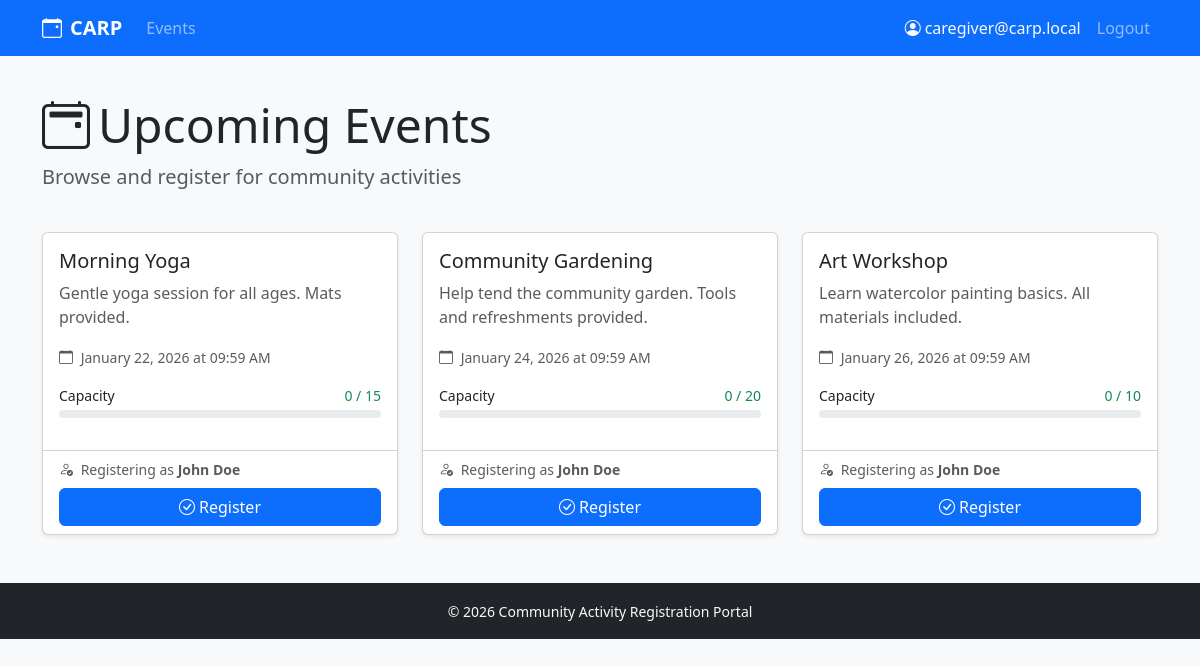
The app's page / (signed in) with its own data.
### app/models.py (models this page shows, shortened)
class User(UserMixin, db.Model):
    __tablename__ = 'user'
    id: int = db.Column(db.Integer, primary_key=True)
    email: str = db.Column(db.String(120), unique=True, nullable=False, index=True)
    password_hash: str = db.Column(db.String(128), nullable=False)
    role: str = db.Column(db.String(20), default='caregiver', nullable=False)
    participants = db.relationship('Participant', back_populates='user', lazy='dynamic')
    def is_admin(self) -> bool:
        return self.role == 'admin'

class Event(db.Model):
    __tablename__ = 'event'
    id: int = db.Column(db.Integer, primary_key=True)
    title: str = db.Column(db.String(100), nullable=False)
    description: Optional[str] = db.Column(db.Text, nullable=True)
    max_capacity: int = db.Column(db.Integer, default=20, nullable=False)
    start_time: datetime = db.Column(db.DateTime, nullable=False)
    registrations = db.relationship('Registration', back_populates='event', lazy='dynamic')

class Participant(db.Model):
    __tablename__ = 'participant'
    id: int = db.Column(db.Integer, primary_key=True)
    nric: str = db.Column(db.String(20), unique=True, nullable=False, index=True)
    full_name: str = db.Column(db.String(100), nullable=False)
    user_id: Optional[int] = db.Column(db.Integer, db.ForeignKey('user.id'), nullable=True)
    user = db.relationship('User', back_populates='participants')
    registrations = db.relationship('Registration', back_populates='participant', lazy='dynamic')

### app/routes.py (the view)
@main_bp.route('/')
def index():
    events_data = get_all_events_with_counts()
    linked_participant = None
    if current_user.is_authenticated:
        linked_participant = get_participant_for_user(current_user.id)
    return render_template(
        'index.html',
        events_data=events_data,
        linked_participant=linked_participant
    )

### app/models.py (called while the page is built)
@login_manager.user_loader
def load_user(user_id: str) -> Optional[User]:
    return db.session.get(User, int(user_id))

### app/services.py (called while the page is built)
def get_event_registration_count(event_id: int) -> int:
    count = db.session.scalar(
        db.select(func.count(Registration.id)).filter_by(event_id=event_id)
    )
    return count or 0

def get_all_events_with_counts() -> list[dict]:
    events = db.session.execute(db.select(Event)).scalars().all()
    result = []
    for event in events:
        count = get_event_registration_count(event.id)
        result.append({
            'event': event,
            'count': count,
            'is_full': count >= event.max_capacity
        })
    return result

def get_participant_for_user(user_id: int) -> Optional[Participant]:
    return db.session.execute(
        db.select(Participant).filter_by(user_id=user_id)
    ).scalar_one_or_none()

### app/templates/index.html (shortened to what this page needs)
{% extends "base.html" %}
{% from "macros.html" import render_event_card %}
{% block content %}
<div class="row mb-4">
    <div class="col">
        <h1 class="display-5">
            <i class="bi bi-calendar2-event me-2"></i>Upcoming Events
        </h1>
        <p class="lead text-muted">Browse and register for community activities</p>
    </div>
</div>
{% if events_data %}
<div class="row">
    {% for event_data in events_data %}
    {{ render_event_card(event_data, linked_participant) }}
    {% endfor %}
</div>
{% else %}
<div class="alert alert-info">
    <i class="bi bi-info-circle me-2"></i>
    No events are currently available. Check back soon!
</div>
{% endif %}
{% endblock %}

### app/templates/base.html (shortened to what this page needs)
<!DOCTYPE html>
<html lang="en">
<head>
    <link href="https://cdn.jsdelivr.net/npm/bootstrap@5.3.2/dist/css/bootstrap.min.css" rel="stylesheet">
    <link href="https://cdn.jsdelivr.net/npm/bootstrap-icons@1.11.1/font/bootstrap-icons.css" rel="stylesheet">
</head>
<body class="bg-light">
    <nav class="navbar navbar-expand-lg navbar-dark bg-primary no-print">
        <div class="container">
            <a class="navbar-brand fw-bold" href="{{ url_for('main.index') }}">
                <i class="bi bi-calendar-event me-2"></i>CARP
            </a>
            <div class="collapse navbar-collapse" id="navbarNav">
                <ul class="navbar-nav me-auto">
                    <li class="nav-item">
                        <a class="nav-link" href="{{ url_for('main.index') }}">Events</a>
                    </li>
                </ul>
                <ul class="navbar-nav">
                    {% if current_user.is_authenticated %}
                    <li class="nav-item">
                        <span class="nav-link text-light">
                            <i class="bi bi-person-circle me-1"></i>{{ current_user.email }}
                        </span>
                    </li>
                    <li class="nav-item">
                        <a class="nav-link" href="{{ url_for('main.logout') }}">Logout</a>
                    </li>
                    {% else %}
                    <li class="nav-item">
                        <a class="nav-link" href="{{ url_for('main.login') }}">Login</a>
                    </li>
                    {% endif %}
                </ul>
            </div>
        </div>
    </nav>
    <main class="container py-4">
        {% block content %}{% endblock %}
    </main>
    <footer class="bg-dark text-light py-3 mt-auto no-print">
        <div class="container text-center">
            <small>&copy; 2026 Community Activity Registration Portal</small>
        </div>
    </footer>
</body>
</html>

### app/templates/macros.html (shortened to what this page needs)
{% macro render_event_card(event_data, linked_participant) %}
{% set event = event_data.event %}
{% set count = event_data.count %}
{% set is_full = event_data.is_full %}
<div class="col-md-6 col-lg-4 mb-4">
    <div class="card event-card h-100 shadow-sm">
        <div class="card-body">
            <h5 class="card-title">{{ event.title }}</h5>
            <p class="card-text text-muted">{{ event.description or 'No description available.' }}</p>
            <div class="mb-3">
                <small class="text-muted">
                    <i class="bi bi-calendar me-1"></i>
                    {{ event.start_time.strftime('%B %d, %Y at %I:%M %p') }}
                </small>
            </div>
            <div class="mb-3">
                <div class="d-flex justify-content-between mb-1">
                    <small>Capacity</small>
                    <small class="{% if is_full %}text-danger{% else %}text-success{% endif %}">
                        {{ count }} / {{ event.max_capacity }}
                    </small>
                </div>
                <div class="progress capacity-bar">
                </div>
            </div>
        </div>
        <div class="card-footer bg-transparent">
            {% if is_full %}
            <button class="btn btn-secondary w-100" disabled>
                <i class="bi bi-x-circle me-1"></i>Full
            </button>
            {% else %}
            {% if linked_participant %}
            <form method="POST" action="{{ url_for('main.register', event_id=event.id) }}">
                <p class="small text-muted mb-2">
                    <i class="bi bi-person-check me-1"></i>
                    Registering as <strong>{{ linked_participant.full_name }}</strong>
                </p>
                <button type="submit" class="btn btn-primary w-100">
                    <i class="bi bi-check-circle me-1"></i>Register
                </button>
            </form>
            {% endif %}
            {% endif %}
        </div>
    </div>
</div>
{% endmacro %}

### app/templates/base.html (style rules this page uses)
.capacity-bar { height: 8px; border-radius: 4px; }
.event-card { transition: transform 0.2s ease-in-out; }

### records on screen
User: email "caregiver@carp.local"
Event: title "Morning Yoga", description "Gentle yoga session for all ages. Mats provided.", start_time "January 22, 2026 at 09:59 AM", max_capacity "15"
Participant: full_name "John Doe" "John Doe" "John Doe"
Event: title "Community Gardening", description "Help tend the community garden. Tools and refreshments provided.", start_time "January 24, 2026 at 09:59 AM", max_capacity "20"
Event: title "Art Workshop", description "Learn watercolor painting basics. All materials included.", start_time "January 26, 2026 at 09:59 AM", max_capacity "10"

### other values on screen
{{ count }} "0" "0" "0"
